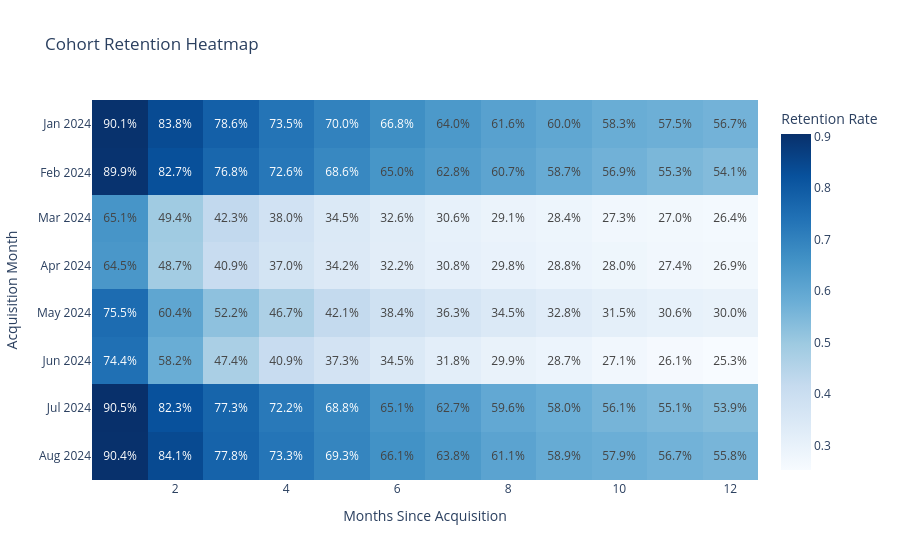

Notebook cell for this chart:
### Code cell
fig=px.imshow(
    heatmap_data,
    aspect='auto',
    color_continuous_scale='Blues',
    text_auto=".1%",
    labels={
        "x": "Months Since Acquisition",
        "y": "Acquisition Month",
        "color": "Retention Rate",
    },
    title='Cohort Retention Heatmap'
)
fig.update_layout(
     xaxis_title="Months Since Acquisition",
    yaxis_title="Acquisition Month"
)

fig.show()

### Figure 1 — Plotly figure (JSON) as saved in the notebook; plotly's stock layout.template omitted (floating-point values rounded to 4 significant figures)
{"data": [{"coloraxis": "coloraxis", "hovertemplate": "Months Since Acquisition: %{x}<br>Acquisition Month: %{y}<br>Retention Rate: %{z}<extra></extra>", "name": "0", "texttemplate": "%{z:.1%}", "type": "heatmap", "x": [1, 2, 3, 4, 5, 6, 7, 8, 9, 10, 11, 12], "xaxis": "x", "y": ["2024-01", "2024-02", "2024-03", "2024-04", "2024-05", "2024-06", "2024-07", "2024-08"], "yaxis": "y", "z": [[0.9015, 0.8382, 0.7856, 0.735, 0.7004, 0.6678, 0.6405, 0.6158, 0.5999, 0.5826, 0.5752, 0.5666], [0.8986, 0.8266, 0.7677, 0.7264, 0.6859, 0.6499, 0.6283, 0.6073, 0.587, 0.5694, 0.553, 0.5406], [0.6512, 0.4942, 0.4232, 0.3795, 0.3454, 0.3256, 0.3058, 0.2915, 0.284, 0.273, 0.2703, 0.2642], [0.6448, 0.4871, 0.4089, 0.3704, 0.3419, 0.3221, 0.3082, 0.2982, 0.2876, 0.2803, 0.2737, 0.2691], [0.7554, 0.6035, 0.5224, 0.4672, 0.4205, 0.3842, 0.3634, 0.3452, 0.3284, 0.3154, 0.3056, 0.2998], [0.7441, 0.582, 0.4735, 0.4092, 0.3731, 0.3449, 0.3182, 0.2994, 0.2873, 0.2706, 0.2605, 0.2525], [0.9053, 0.8233, 0.7733, 0.722, 0.688, 0.6513, 0.6273, 0.596, 0.58, 0.5613, 0.5507, 0.5393], [0.9036, 0.8413, 0.7784, 0.7332, 0.6929, 0.6614, 0.6382, 0.6108, 0.5889, 0.5787, 0.567, 0.5581]]}], "layout": {"coloraxis": {"colorbar": {"title": {"text": "Retention Rate"}}, "colorscale": [[0, "rgb(247,251,255)"], [0.125, "rgb(222,235,247)"], [0.25, "rgb(198,219,239)"], [0.375, "rgb(158,202,225)"], [0.5, "rgb(107,174,214)"], [0.625, "rgb(66,146,198)"], [0.75, "rgb(33,113,181)"], [0.875, "rgb(8,81,156)"], [1, "rgb(8,48,107)"]]}, "title": {"text": "Cohort Retention Heatmap"}, "xaxis": {"anchor": "y", "domain": [0, 1], "title": {"text": "Months Since Acquisition"}}, "yaxis": {"anchor": "x", "autorange": "reversed", "domain": [0, 1], "title": {"text": "Acquisition Month"}}}}
